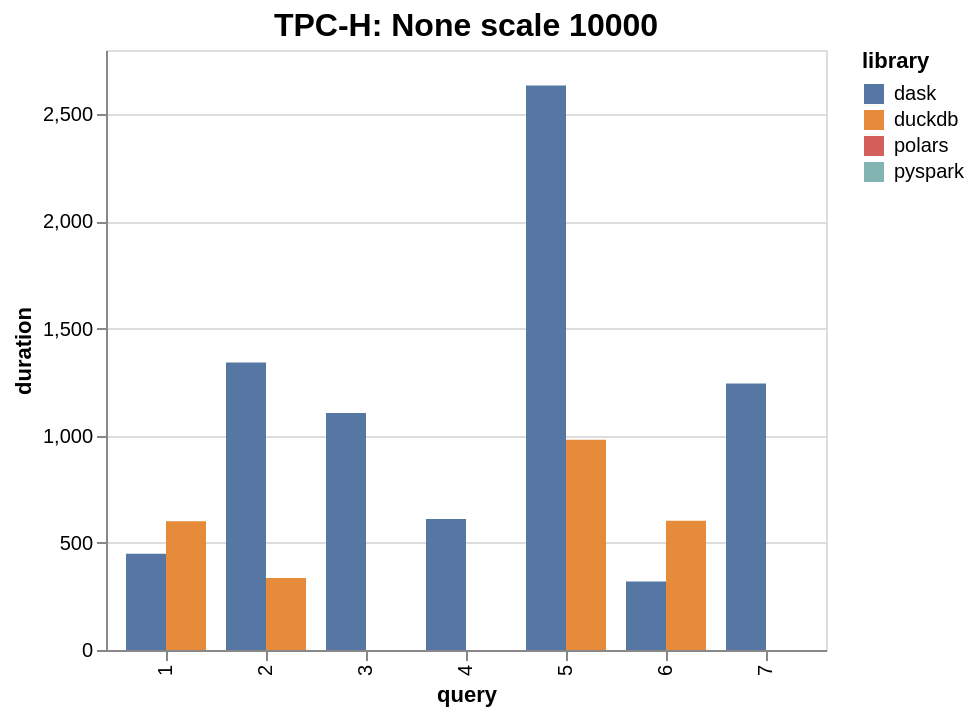

The specification (Vega-Lite) saved for this image:
### Vega-Lite specification from a JSON file in a GitHub repository (floating-point values rounded to 4 significant figures)
{"config": {"view": {"continuousWidth": 300, "continuousHeight": 300}, "title": {"fontSize": 16}}, "data": {"name": "data-b63c2d3889bc49f929f7855dbfa802dc"}, "mark": {"type": "bar"}, "encoding": {"color": {"field": "library", "scale": {"domain": ["dask", "duckdb", "polars", "pyspark"], "range": ["#5677a4ff", "#e68b39ff", "#d4605bff", "#82b5b2ff"]}, "type": "nominal"}, "tooltip": [{"field": "library", "type": "nominal"}, {"field": "duration", "type": "quantitative"}], "x": {"field": "query", "type": "nominal"}, "xOffset": {"field": "library", "type": "nominal"}, "y": {"field": "duration", "type": "quantitative"}}, "title": "TPC-H: None scale 10000", "$schema": "https://vega.github.io/schema/vega-lite/v5.15.1.json", "datasets": {"data-b63c2d3889bc49f929f7855dbfa802dc": [{"name": "8ead87c8", "duration": 449.1, "library": "dask", "query": 1, "scale": 10000}, {"name": "2637efb8", "duration": 1342.0, "library": "dask", "query": 2, "scale": 10000}, {"name": "5ac84792", "duration": 1106.0, "library": "dask", "query": 3, "scale": 10000}, {"name": "3de2a220", "duration": 610.8, "library": "dask", "query": 4, "scale": 10000}, {"name": "0854c8d9", "duration": 2634.0, "library": "dask", "query": 5, "scale": 10000}, {"name": "0483dc82", "duration": 319.2, "library": "dask", "query": 6, "scale": 10000}, {"name": "ebc2e3c6", "duration": 1243.0, "library": "dask", "query": 7, "scale": 10000}, {"name": "a316c2c3", "duration": 600.9, "library": "duckdb", "query": 1, "scale": 10000}, {"name": "47516c63", "duration": 336.5, "library": "duckdb", "query": 2, "scale": 10000}, {"name": "b18682f6", "duration": 981.0, "library": "duckdb", "query": 5, "scale": 10000}, {"name": "54c7cecd", "duration": 603.3, "library": "duckdb", "query": 6, "scale": 10000}]}}
